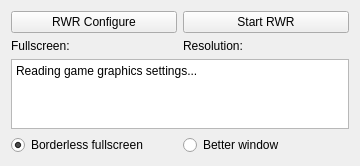
<?xml version="1.0" encoding="UTF-8"?>
<ui version="4.0">
 <class>ToolWindow</class>
 <widget class="QWidget" name="ToolWindow">
  <property name="geometry">
   <rect>
    <x>0</x>
    <y>0</y>
    <width>360</width>
    <height>158</height>
   </rect>
  </property>
  <property name="windowTitle">
   <string>RWR Window Tool</string>
  </property>
  <layout class="QGridLayout" name="gridLayout_2">
   <item row="0" column="0">
    <layout class="QGridLayout" name="gridLayout" rowstretch="0,0,0,0,0,0,0">
     <item row="4" column="1" colspan="2">
      <layout class="QHBoxLayout" name="horizontalLayout_2" stretch="0,0">
       <item>
        <widget class="QLabel" name="fullscreenLabel">
         <property name="text">
          <string>Fullscreen: </string>
         </property>
        </widget>
       </item>
       <item>
        <widget class="QLabel" name="resolutionLabel">
         <property name="text">
          <string>Resolution: </string>
         </property>
        </widget>
       </item>
      </layout>
     </item>
     <item row="5" column="1" colspan="2">
      <widget class="QTextBrowser" name="textBrowser">
       <property name="focusPolicy">
        <enum>Qt::FocusPolicy::NoFocus</enum>
       </property>
       <property name="html">
        <string>&lt;!DOCTYPE HTML PUBLIC &quot;-//W3C//DTD HTML 4.0//EN&quot; &quot;http://www.w3.org/TR/REC-html40/strict.dtd&quot;&gt;
&lt;html&gt;&lt;head&gt;&lt;meta name=&quot;qrichtext&quot; content=&quot;1&quot; /&gt;&lt;meta charset=&quot;utf-8&quot; /&gt;&lt;style type=&quot;text/css&quot;&gt;
p, li { white-space: pre-wrap; }
hr { height: 1px; border-width: 0; }
li.unchecked::marker { content: &quot;\2610&quot;; }
li.checked::marker { content: &quot;\2612&quot;; }
&lt;/style&gt;&lt;/head&gt;&lt;body style=&quot; font-family:'Microsoft YaHei UI'; font-size:9pt; font-weight:400; font-style:normal;&quot;&gt;
&lt;p style=&quot; margin-top:0px; margin-bottom:0px; margin-left:0px; margin-right:0px; -qt-block-indent:0; text-indent:0px;&quot;&gt;Reading game graphics settings...&lt;/p&gt;&lt;/body&gt;&lt;/html&gt;</string>
       </property>
      </widget>
     </item>
     <item row="6" column="1">
      <widget class="QRadioButton" name="borderlessRadioButton">
       <property name="text">
        <string>Borderless fullscreen</string>
       </property>
       <property name="checked">
        <bool>true</bool>
       </property>
      </widget>
     </item>
     <item row="6" column="2">
      <widget class="QRadioButton" name="windowRadioButton">
       <property name="text">
        <string>Better window</string>
       </property>
      </widget>
     </item>
     <item row="3" column="1" colspan="2">
      <layout class="QHBoxLayout" name="horizontalLayout">
       <item>
        <widget class="QPushButton" name="rwrConfigureButton">
         <property name="sizePolicy">
          <sizepolicy hsizetype="Minimum" vsizetype="Fixed">
           <horstretch>0</horstretch>
           <verstretch>0</verstretch>
          </sizepolicy>
         </property>
         <property name="minimumSize">
          <size>
           <width>0</width>
           <height>0</height>
          </size>
         </property>
         <property name="baseSize">
          <size>
           <width>0</width>
           <height>0</height>
          </size>
         </property>
         <property name="text">
          <string>RWR Configure</string>
         </property>
        </widget>
       </item>
       <item>
        <widget class="QPushButton" name="rwrStartButton">
         <property name="text">
          <string>Start RWR</string>
         </property>
        </widget>
       </item>
      </layout>
     </item>
    </layout>
   </item>
  </layout>
 </widget>
 <resources/>
 <connections/>
</ui>
